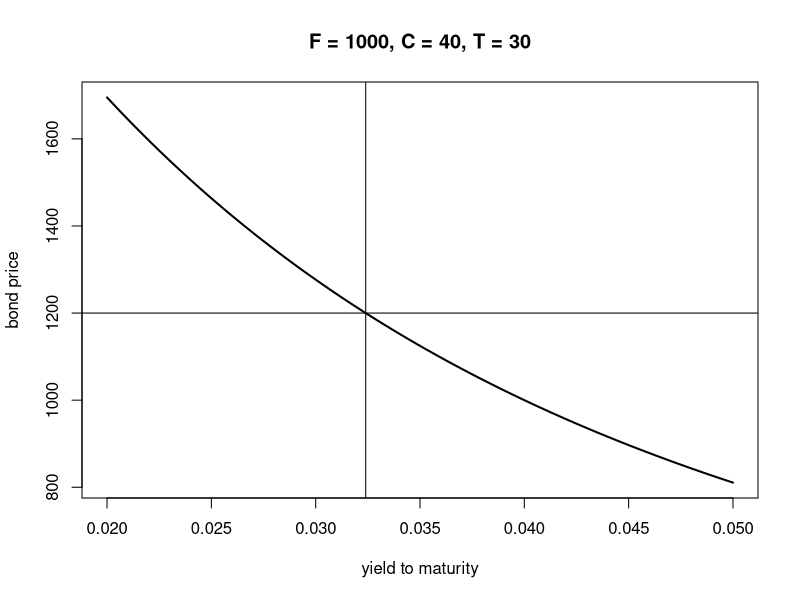

Generate this figure with R:
## ---- chunk 1
knitr::opts_chunk$set(echo = TRUE)
## ---- chunk 2
# C = cupon payment(semiannual)
# T = time to maturity(in years)
# r = vector of yields to maturity (semiannual rates)
# F = face value / par value
# P = bond prices corresponding to all values of yield to maturity in the input vector r

bondprice = function(C,T,r,F){
  P = C / r + (F - C / r) * (1 + r)^(-2 * T)
}

## ---- chunk 3
P = 1200 # current price of the bond 
C = 40 # cupon payment
T = 30 # time to maturity
F = 1000 # par value of the bond

r = seq(0.02,0.05,length=300) # grid of interest rates
value = bondprice(C,T,r,F)
yield2m = spline(value,r,xout = P) # spline interpolation
yield2m

## ---- chunk 4
plot(r, value, xlab = "yield to maturity", ylab = "bond price",
type = "l", main = "F = 1000, C = 40, T = 30", lwd = 2)
abline(h = 1200)
abline(v = yield2m)
## ---- chunk 5
uniroot(function(r) bondprice(C,T,r,F)-P, c(.02,.05))
